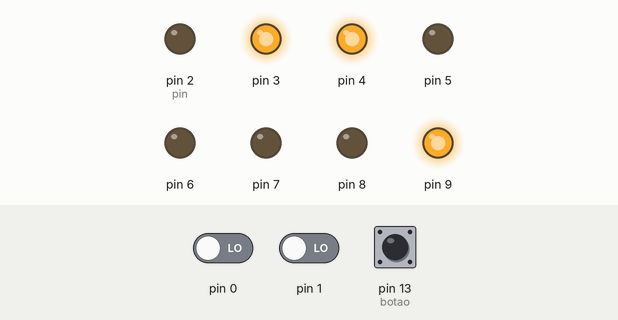
Recording of a sketch running on a simulated Arduino Uno, built with avr-gcc and run on an emulated ATmega328P. Shown: output pins drawn as LEDs (lit = HIGH). The test bench sets the inputs (shaded band); at power-on: pin 13 (botao) LOW, pin 0 LOW, pin 1 LOW.

Above: at 2.8 s.
2.9 s: pin 13 (botao) pulled HIGH for 1.2 s
At 4.9 s:
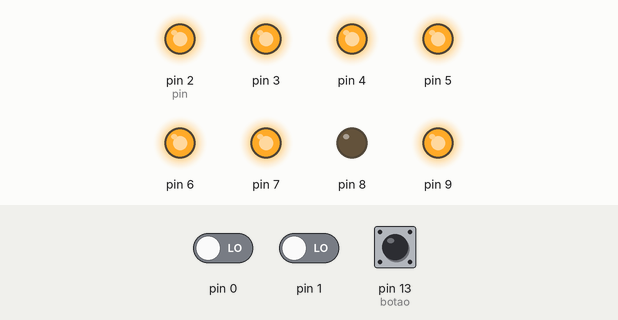
At 8.4 s:
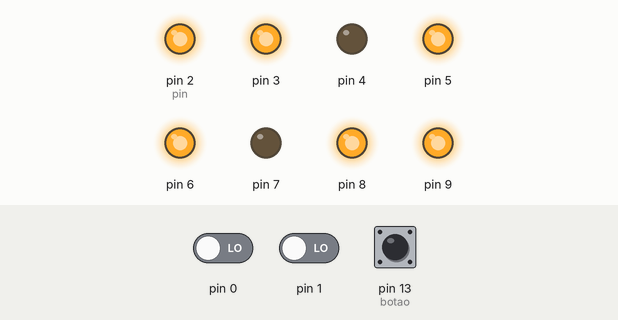
Timing chart, 0 to 9.9 s (numbered marks = the images above; inputs shaded):
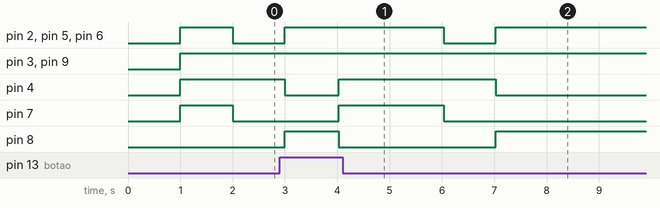

Measured:
- after the input at 2.9 s, pin 3: stops changing and stays HIGH; pin 9: stays HIGH (without the input it goes to LOW after 8.1 s)

The sketch:

Projeto_5___Display_7_segmentos.ino
```cpp
int botao = 13;
int aux;
byte sete_seg[16][8] = {
{ 1,1,1,1,1,1,0,1 }, // = 0
{ 0,1,1,0,0,0,0,1 }, // = 1
{ 1,1,0,1,1,0,1,1 }, // = 2
{ 1,1,1,1,0,0,1,1 }, // = 3
{ 0,1,1,0,0,1,1,1 }, // = 4
{ 1,0,1,1,0,1,1,1 }, // = 5
{ 1,0,1,1,1,1,1,1 }, // = 6
{ 1,1,1,0,0,0,0,1 }, // = 7
{ 1,1,1,1,1,1,1,1 }, // = 8
{ 1,1,1,0,0,1,1,1 }, // = 9
{ 1,1,1,0,1,1,1,0 }, // = A
{ 0,0,1,1,1,1,1,0 }, // = B
{ 1,0,0,1,1,1,0,0 }, // = C
{ 0,1,1,1,1,0,1,0 }, // = D
{ 1,0,0,1,1,1,1,0 }, // = E
{ 1,0,0,0,1,1,1,0 }, // = F
};

void setup() {
pinMode(2, OUTPUT);
pinMode(3, OUTPUT);
pinMode(4, OUTPUT);
pinMode(5, OUTPUT);
pinMode(6, OUTPUT);
pinMode(7, OUTPUT);
pinMode(8, OUTPUT);
pinMode(9, OUTPUT);
pinMode(13, INPUT);

}


void loop()
{
  cres();
}


void escrita(byte linha){
  byte pin = 2;
  for (byte coluna = 0; coluna < 8; ++coluna)
  {
      digitalWrite(pin, sete_seg[linha][coluna]);
      ++pin;
  }
}


void cres(){
  for (byte count = 1; count < 17; ++count)
  {
    int state = digitalRead(botao);
    if(state == HIGH){
    aux = count;
    decres();
    }
    delay(1000);
    escrita(count - 1);
  }
}

void decres(){
  for (byte count = aux; count > 0; --count)
  {
    int state = digitalRead(botao);
    if(state == HIGH){
    cres();
    }
    delay(1000);
    escrita(count - 1);
  }
}
```
